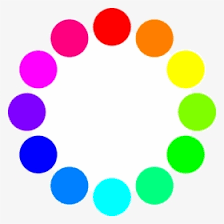
%> input picture DIP_LAB_EXPS/ball.png, 224 x 224 px
$ octave region_growing.m   (GNU Octave 9; MATLAB toolbox functions it lacks are replaced by stand-ins)
%> lines starting %> are read from the running program, lines starting %| are printed output that depends on the picture; in (x1, y1, x2, y2) boxes, pixels count from 0 and x2, y2 are one past the last pixel; in counts of white or black regions, pixels touching at a corner belong together; the program's own positions count from 1
% Read input image
img = imread('ball.png');
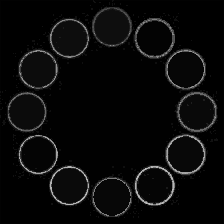
%> img: size 224x224 uint8; min 0, max 186, mean 9.7

% Initialize binary image
binary_img = zeros(size(img));

% Define seed point for region growing
[x,y] = size(binary_img);
%> x = 224; y = 224

seed_point = [x/2, y/2]; % x and y coordinates of the seed point
%> seed_point = [112 112]

% Define threshold value for pixel intensity similarity
threshold = 20; % you can adjust this value based on your needs

% Perform region growing
queue = [seed_point];
%> queue = [112 112]
while ~isempty(queue)
    % Get the current pixel from the queue
    current_point = queue(1,:);
    queue(1,:) = [];

    % Check if current pixel is similar to seed point
    if abs(img(current_point(2), current_point(1)) - img(seed_point(2), seed_point(1))) <= threshold && binary_img(current_point(2), current_point(1)) == 0
        % Add current pixel to the region
        binary_img(current_point(2), current_point(1)) = 1;

        % Add neighboring pixels to the queue
        [rows, cols] = size(img);
        if current_point(2) > 1
            queue = [queue; [current_point(1), current_point(2)-1]];
        end
        if current_point(2) < rows
            queue = [queue; [current_point(1), current_point(2)+1]];
        end
        if current_point(1) > 1
            queue = [queue; [current_point(1)-1, current_point(2)]];
        end
        if current_point(1) < cols
            queue = [queue; [current_point(1)+1, current_point(2)]];
        end
    end
end
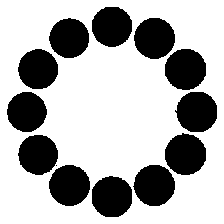
%> binary_img: size 224x224 double; values 0 (black) and 1 (white), 69% white; 13 black regions (1 under 20 px), largest, box (x1, y1, x2, y2) and area: (165, 49, 206, 90) 1337, (165, 133, 206, 175) 1335, (92, 176, 132, 217) 1331

% Display the segmented image
figure;
imshow(binary_img);
title("Region growing ")
